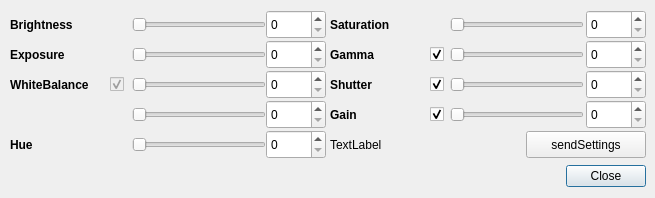
<?xml version="1.0" encoding="UTF-8"?>
<ui version="4.0">
 <class>CameraSettingsDialog</class>
 <widget class="QDialog" name="CameraSettingsDialog">
  <property name="geometry">
   <rect>
    <x>0</x>
    <y>0</y>
    <width>655</width>
    <height>198</height>
   </rect>
  </property>
  <property name="windowTitle">
   <string>Dialog</string>
  </property>
  <widget class="QDialogButtonBox" name="buttonBox">
   <property name="geometry">
    <rect>
     <x>300</x>
     <y>160</y>
     <width>346</width>
     <height>32</height>
    </rect>
   </property>
   <property name="orientation">
    <enum>Qt::Horizontal</enum>
   </property>
   <property name="standardButtons">
    <set>QDialogButtonBox::Close</set>
   </property>
  </widget>
  <widget class="QLabel" name="exposureLabel">
   <property name="geometry">
    <rect>
     <x>10</x>
     <y>40</y>
     <width>100</width>
     <height>29</height>
    </rect>
   </property>
   <property name="font">
    <font>
     <weight>75</weight>
     <bold>true</bold>
    </font>
   </property>
   <property name="text">
    <string>Exposure</string>
   </property>
  </widget>
  <widget class="QSlider" name="whiteBalance1Slider">
   <property name="geometry">
    <rect>
     <x>132</x>
     <y>70</y>
     <width>134</width>
     <height>29</height>
    </rect>
   </property>
   <property name="orientation">
    <enum>Qt::Horizontal</enum>
   </property>
  </widget>
  <widget class="QSpinBox" name="whiteBalance1SpinBox">
   <property name="geometry">
    <rect>
     <x>266</x>
     <y>70</y>
     <width>60</width>
     <height>29</height>
    </rect>
   </property>
  </widget>
  <widget class="QSlider" name="brightnessSlider">
   <property name="geometry">
    <rect>
     <x>132</x>
     <y>10</y>
     <width>134</width>
     <height>29</height>
    </rect>
   </property>
   <property name="orientation">
    <enum>Qt::Horizontal</enum>
   </property>
  </widget>
  <widget class="QLabel" name="whiteBalanceLabel">
   <property name="geometry">
    <rect>
     <x>10</x>
     <y>70</y>
     <width>100</width>
     <height>29</height>
    </rect>
   </property>
   <property name="font">
    <font>
     <weight>75</weight>
     <bold>true</bold>
    </font>
   </property>
   <property name="text">
    <string>WhiteBalance</string>
   </property>
  </widget>
  <widget class="QSlider" name="hueSlider">
   <property name="geometry">
    <rect>
     <x>132</x>
     <y>130</y>
     <width>134</width>
     <height>29</height>
    </rect>
   </property>
   <property name="orientation">
    <enum>Qt::Horizontal</enum>
   </property>
  </widget>
  <widget class="QSpinBox" name="brightnessSpinBox">
   <property name="geometry">
    <rect>
     <x>266</x>
     <y>10</y>
     <width>60</width>
     <height>29</height>
    </rect>
   </property>
  </widget>
  <widget class="QSpinBox" name="shutterSpinBox">
   <property name="geometry">
    <rect>
     <x>586</x>
     <y>70</y>
     <width>60</width>
     <height>29</height>
    </rect>
   </property>
  </widget>
  <widget class="QSlider" name="gammaSlider">
   <property name="geometry">
    <rect>
     <x>450</x>
     <y>40</y>
     <width>134</width>
     <height>29</height>
    </rect>
   </property>
   <property name="maximum">
    <number>99</number>
   </property>
   <property name="orientation">
    <enum>Qt::Horizontal</enum>
   </property>
  </widget>
  <widget class="QCheckBox" name="gammaCheckBox">
   <property name="geometry">
    <rect>
     <x>430</x>
     <y>40</y>
     <width>22</width>
     <height>29</height>
    </rect>
   </property>
   <property name="text">
    <string/>
   </property>
   <property name="checked">
    <bool>true</bool>
   </property>
  </widget>
  <widget class="QCheckBox" name="gainCheckBox">
   <property name="geometry">
    <rect>
     <x>430</x>
     <y>100</y>
     <width>22</width>
     <height>29</height>
    </rect>
   </property>
   <property name="text">
    <string/>
   </property>
   <property name="checked">
    <bool>true</bool>
   </property>
  </widget>
  <widget class="QLabel" name="brightnessLabel">
   <property name="geometry">
    <rect>
     <x>10</x>
     <y>10</y>
     <width>100</width>
     <height>29</height>
    </rect>
   </property>
   <property name="font">
    <font>
     <weight>75</weight>
     <bold>true</bold>
    </font>
   </property>
   <property name="text">
    <string>Brightness</string>
   </property>
  </widget>
  <widget class="QSlider" name="exposureSlider">
   <property name="geometry">
    <rect>
     <x>132</x>
     <y>40</y>
     <width>134</width>
     <height>29</height>
    </rect>
   </property>
   <property name="orientation">
    <enum>Qt::Horizontal</enum>
   </property>
  </widget>
  <widget class="QSpinBox" name="saturationSpinBox">
   <property name="geometry">
    <rect>
     <x>586</x>
     <y>10</y>
     <width>60</width>
     <height>29</height>
    </rect>
   </property>
  </widget>
  <widget class="QPushButton" name="sendSettingsButton">
   <property name="geometry">
    <rect>
     <x>526</x>
     <y>131</y>
     <width>120</width>
     <height>27</height>
    </rect>
   </property>
   <property name="text">
    <string>sendSettings</string>
   </property>
  </widget>
  <widget class="QSlider" name="saturationSlider">
   <property name="geometry">
    <rect>
     <x>450</x>
     <y>10</y>
     <width>134</width>
     <height>29</height>
    </rect>
   </property>
   <property name="orientation">
    <enum>Qt::Horizontal</enum>
   </property>
  </widget>
  <widget class="QCheckBox" name="whiteBalanceCheckBox">
   <property name="enabled">
    <bool>false</bool>
   </property>
   <property name="geometry">
    <rect>
     <x>110</x>
     <y>70</y>
     <width>22</width>
     <height>29</height>
    </rect>
   </property>
   <property name="text">
    <string/>
   </property>
   <property name="checked">
    <bool>true</bool>
   </property>
  </widget>
  <widget class="QSpinBox" name="hueSpinBox">
   <property name="geometry">
    <rect>
     <x>266</x>
     <y>130</y>
     <width>60</width>
     <height>29</height>
    </rect>
   </property>
  </widget>
  <widget class="QLabel" name="shutterLabel">
   <property name="geometry">
    <rect>
     <x>330</x>
     <y>70</y>
     <width>100</width>
     <height>29</height>
    </rect>
   </property>
   <property name="font">
    <font>
     <weight>75</weight>
     <bold>true</bold>
    </font>
   </property>
   <property name="text">
    <string>Shutter</string>
   </property>
  </widget>
  <widget class="QSlider" name="whiteBalance2Slider">
   <property name="geometry">
    <rect>
     <x>132</x>
     <y>100</y>
     <width>134</width>
     <height>29</height>
    </rect>
   </property>
   <property name="orientation">
    <enum>Qt::Horizontal</enum>
   </property>
  </widget>
  <widget class="QSpinBox" name="gainSpinBox">
   <property name="geometry">
    <rect>
     <x>586</x>
     <y>100</y>
     <width>60</width>
     <height>29</height>
    </rect>
   </property>
  </widget>
  <widget class="QLabel" name="gammaLabel">
   <property name="geometry">
    <rect>
     <x>330</x>
     <y>40</y>
     <width>100</width>
     <height>29</height>
    </rect>
   </property>
   <property name="font">
    <font>
     <weight>75</weight>
     <bold>true</bold>
    </font>
   </property>
   <property name="text">
    <string>Gamma</string>
   </property>
  </widget>
  <widget class="QSpinBox" name="whiteBalance2SpinBox">
   <property name="geometry">
    <rect>
     <x>266</x>
     <y>100</y>
     <width>60</width>
     <height>29</height>
    </rect>
   </property>
  </widget>
  <widget class="QSlider" name="gainSlider">
   <property name="geometry">
    <rect>
     <x>450</x>
     <y>100</y>
     <width>134</width>
     <height>29</height>
    </rect>
   </property>
   <property name="orientation">
    <enum>Qt::Horizontal</enum>
   </property>
  </widget>
  <widget class="QLabel" name="gainLabel">
   <property name="geometry">
    <rect>
     <x>330</x>
     <y>100</y>
     <width>100</width>
     <height>29</height>
    </rect>
   </property>
   <property name="font">
    <font>
     <weight>75</weight>
     <bold>true</bold>
    </font>
   </property>
   <property name="text">
    <string>Gain</string>
   </property>
  </widget>
  <widget class="QSlider" name="shutterSlider">
   <property name="geometry">
    <rect>
     <x>450</x>
     <y>70</y>
     <width>134</width>
     <height>29</height>
    </rect>
   </property>
   <property name="orientation">
    <enum>Qt::Horizontal</enum>
   </property>
  </widget>
  <widget class="QLabel" name="saturatuionLabel">
   <property name="geometry">
    <rect>
     <x>330</x>
     <y>10</y>
     <width>100</width>
     <height>29</height>
    </rect>
   </property>
   <property name="font">
    <font>
     <weight>75</weight>
     <bold>true</bold>
    </font>
   </property>
   <property name="text">
    <string>Saturation</string>
   </property>
  </widget>
  <widget class="QLabel" name="settingsUpdatedLabel">
   <property name="geometry">
    <rect>
     <x>330</x>
     <y>136</y>
     <width>181</width>
     <height>17</height>
    </rect>
   </property>
   <property name="text">
    <string>TextLabel</string>
   </property>
  </widget>
  <widget class="QLabel" name="hueLabel">
   <property name="geometry">
    <rect>
     <x>10</x>
     <y>130</y>
     <width>100</width>
     <height>29</height>
    </rect>
   </property>
   <property name="font">
    <font>
     <weight>75</weight>
     <bold>true</bold>
    </font>
   </property>
   <property name="text">
    <string>Hue</string>
   </property>
  </widget>
  <widget class="QSpinBox" name="gammaSpinBox">
   <property name="geometry">
    <rect>
     <x>586</x>
     <y>40</y>
     <width>60</width>
     <height>29</height>
    </rect>
   </property>
  </widget>
  <widget class="QCheckBox" name="shutterCheckBox">
   <property name="geometry">
    <rect>
     <x>430</x>
     <y>70</y>
     <width>22</width>
     <height>29</height>
    </rect>
   </property>
   <property name="text">
    <string/>
   </property>
   <property name="checked">
    <bool>true</bool>
   </property>
  </widget>
  <widget class="QSpinBox" name="exposureSpinBox">
   <property name="geometry">
    <rect>
     <x>266</x>
     <y>40</y>
     <width>60</width>
     <height>29</height>
    </rect>
   </property>
  </widget>
 </widget>
 <resources/>
 <connections>
  <connection>
   <sender>buttonBox</sender>
   <signal>accepted()</signal>
   <receiver>CameraSettingsDialog</receiver>
   <slot>accept()</slot>
   <hints>
    <hint type="sourcelabel">
     <x>248</x>
     <y>254</y>
    </hint>
    <hint type="destinationlabel">
     <x>157</x>
     <y>274</y>
    </hint>
   </hints>
  </connection>
  <connection>
   <sender>buttonBox</sender>
   <signal>rejected()</signal>
   <receiver>CameraSettingsDialog</receiver>
   <slot>reject()</slot>
   <hints>
    <hint type="sourcelabel">
     <x>316</x>
     <y>260</y>
    </hint>
    <hint type="destinationlabel">
     <x>286</x>
     <y>274</y>
    </hint>
   </hints>
  </connection>
 </connections>
</ui>
